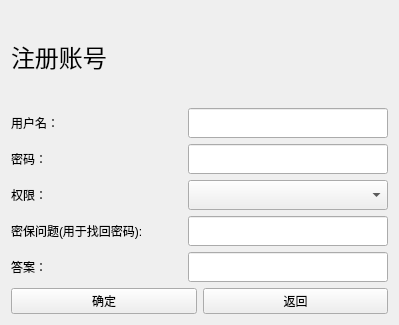
<?xml version="1.0" encoding="UTF-8"?>
<ui version="4.0">
 <class>enroll</class>
 <widget class="QWidget" name="enroll">
  <property name="geometry">
   <rect>
    <x>0</x>
    <y>0</y>
    <width>399</width>
    <height>325</height>
   </rect>
  </property>
  <property name="windowTitle">
   <string>Form</string>
  </property>
  <layout class="QGridLayout" name="gridLayout">
   <item row="0" column="0">
    <layout class="QVBoxLayout" name="verticalLayout_2">
     <item>
      <widget class="QLabel" name="label">
       <property name="text">
        <string>&lt;html&gt;&lt;head/&gt;&lt;body&gt;&lt;p&gt;&lt;span style=&quot; font-size:18pt;&quot;&gt;注册账号&lt;/span&gt;&lt;/p&gt;&lt;/body&gt;&lt;/html&gt;</string>
       </property>
      </widget>
     </item>
     <item>
      <layout class="QVBoxLayout" name="verticalLayout">
       <item>
        <layout class="QHBoxLayout" name="horizontalLayout">
         <item>
          <widget class="QLabel" name="label_2">
           <property name="text">
            <string>用户名：</string>
           </property>
          </widget>
         </item>
         <item>
          <widget class="QLineEdit" name="lineEdit">
           <property name="minimumSize">
            <size>
             <width>200</width>
             <height>30</height>
            </size>
           </property>
           <property name="maximumSize">
            <size>
             <width>200</width>
             <height>30</height>
            </size>
           </property>
          </widget>
         </item>
        </layout>
       </item>
       <item>
        <layout class="QHBoxLayout" name="horizontalLayout_2">
         <item>
          <widget class="QLabel" name="label_3">
           <property name="text">
            <string>密码：</string>
           </property>
          </widget>
         </item>
         <item>
          <widget class="QLineEdit" name="lineEdit_2">
           <property name="minimumSize">
            <size>
             <width>200</width>
             <height>30</height>
            </size>
           </property>
           <property name="maximumSize">
            <size>
             <width>200</width>
             <height>30</height>
            </size>
           </property>
          </widget>
         </item>
        </layout>
       </item>
       <item>
        <layout class="QHBoxLayout" name="horizontalLayout_3">
         <item>
          <widget class="QLabel" name="label_4">
           <property name="text">
            <string>权限：</string>
           </property>
          </widget>
         </item>
         <item>
          <widget class="QComboBox" name="comboBox">
           <property name="minimumSize">
            <size>
             <width>200</width>
             <height>30</height>
            </size>
           </property>
           <property name="maximumSize">
            <size>
             <width>200</width>
             <height>30</height>
            </size>
           </property>
          </widget>
         </item>
        </layout>
       </item>
       <item>
        <layout class="QHBoxLayout" name="horizontalLayout_4">
         <item>
          <widget class="QLabel" name="label_5">
           <property name="text">
            <string>密保问题(用于找回密码):</string>
           </property>
          </widget>
         </item>
         <item>
          <widget class="QLineEdit" name="lineEdit_3">
           <property name="minimumSize">
            <size>
             <width>200</width>
             <height>30</height>
            </size>
           </property>
           <property name="maximumSize">
            <size>
             <width>200</width>
             <height>30</height>
            </size>
           </property>
          </widget>
         </item>
        </layout>
       </item>
       <item>
        <layout class="QHBoxLayout" name="horizontalLayout_5">
         <item>
          <widget class="QLabel" name="label_6">
           <property name="text">
            <string>答案：</string>
           </property>
          </widget>
         </item>
         <item>
          <widget class="QLineEdit" name="lineEdit_4">
           <property name="minimumSize">
            <size>
             <width>200</width>
             <height>30</height>
            </size>
           </property>
           <property name="maximumSize">
            <size>
             <width>200</width>
             <height>30</height>
            </size>
           </property>
          </widget>
         </item>
        </layout>
       </item>
      </layout>
     </item>
     <item>
      <layout class="QHBoxLayout" name="horizontalLayout_6">
       <item>
        <widget class="QPushButton" name="pushButton">
         <property name="text">
          <string>确定</string>
         </property>
        </widget>
       </item>
       <item>
        <widget class="QPushButton" name="pushButton_2">
         <property name="text">
          <string>返回</string>
         </property>
        </widget>
       </item>
      </layout>
     </item>
    </layout>
   </item>
  </layout>
 </widget>
 <resources/>
 <connections/>
</ui>
